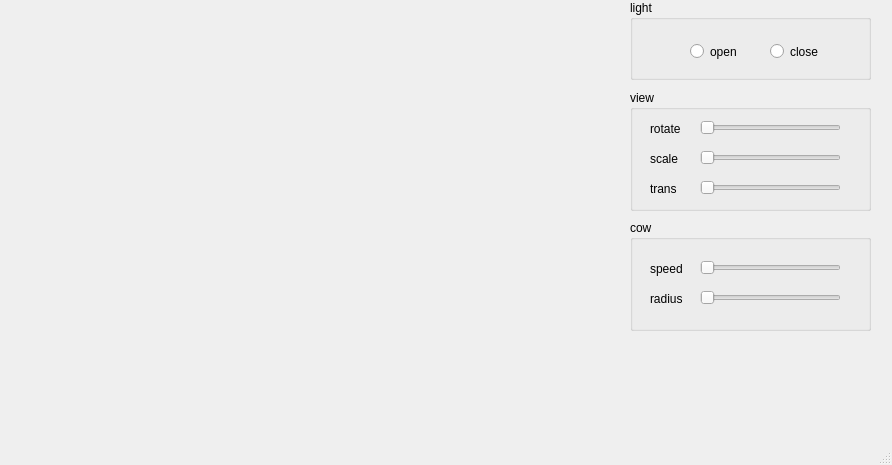
<?xml version="1.0" encoding="UTF-8"?>
<ui version="4.0">
 <class>MainWindow</class>
 <widget class="QMainWindow" name="MainWindow">
  <property name="geometry">
   <rect>
    <x>0</x>
    <y>0</y>
    <width>892</width>
    <height>465</height>
   </rect>
  </property>
  <property name="windowTitle">
   <string>MainWindow</string>
  </property>
  <widget class="QWidget" name="centralwidget">
   <widget class="MyQGLWidget" name="qglwidget" native="true">
    <property name="geometry">
     <rect>
      <x>0</x>
      <y>0</y>
      <width>601</width>
      <height>551</height>
     </rect>
    </property>
   </widget>
   <widget class="QGroupBox" name="groupBox_view">
    <property name="geometry">
     <rect>
      <x>630</x>
      <y>90</y>
      <width>241</width>
      <height>121</height>
     </rect>
    </property>
    <property name="title">
     <string>view</string>
    </property>
    <widget class="QLabel" name="label">
     <property name="geometry">
      <rect>
       <x>20</x>
       <y>60</y>
       <width>67</width>
       <height>17</height>
      </rect>
     </property>
     <property name="text">
      <string>scale</string>
     </property>
    </widget>
    <widget class="QSlider" name="SliderScale">
     <property name="geometry">
      <rect>
       <x>70</x>
       <y>60</y>
       <width>141</width>
       <height>16</height>
      </rect>
     </property>
     <property name="orientation">
      <enum>Qt::Horizontal</enum>
     </property>
    </widget>
    <widget class="QLabel" name="label_3">
     <property name="geometry">
      <rect>
       <x>20</x>
       <y>30</y>
       <width>67</width>
       <height>17</height>
      </rect>
     </property>
     <property name="text">
      <string>rotate</string>
     </property>
    </widget>
    <widget class="QSlider" name="SliderRotate">
     <property name="geometry">
      <rect>
       <x>70</x>
       <y>30</y>
       <width>141</width>
       <height>16</height>
      </rect>
     </property>
     <property name="orientation">
      <enum>Qt::Horizontal</enum>
     </property>
    </widget>
    <widget class="QSlider" name="SliderTrans">
     <property name="geometry">
      <rect>
       <x>70</x>
       <y>90</y>
       <width>141</width>
       <height>16</height>
      </rect>
     </property>
     <property name="orientation">
      <enum>Qt::Horizontal</enum>
     </property>
    </widget>
    <widget class="QLabel" name="label_6">
     <property name="geometry">
      <rect>
       <x>20</x>
       <y>90</y>
       <width>67</width>
       <height>17</height>
      </rect>
     </property>
     <property name="text">
      <string>trans</string>
     </property>
    </widget>
   </widget>
   <widget class="QGroupBox" name="groupBox_light">
    <property name="geometry">
     <rect>
      <x>630</x>
      <y>0</y>
      <width>241</width>
      <height>80</height>
     </rect>
    </property>
    <property name="title">
     <string>light</string>
    </property>
    <widget class="QRadioButton" name="radioButton1">
     <property name="geometry">
      <rect>
       <x>60</x>
       <y>40</y>
       <width>112</width>
       <height>23</height>
      </rect>
     </property>
     <property name="text">
      <string>open</string>
     </property>
    </widget>
    <widget class="QRadioButton" name="radioButton2">
     <property name="geometry">
      <rect>
       <x>140</x>
       <y>40</y>
       <width>112</width>
       <height>23</height>
      </rect>
     </property>
     <property name="text">
      <string>close</string>
     </property>
    </widget>
   </widget>
   <widget class="QGroupBox" name="groupBox_cow">
    <property name="geometry">
     <rect>
      <x>630</x>
      <y>220</y>
      <width>241</width>
      <height>111</height>
     </rect>
    </property>
    <property name="title">
     <string>cow</string>
    </property>
    <widget class="QSlider" name="SliderSpeed">
     <property name="geometry">
      <rect>
       <x>70</x>
       <y>40</y>
       <width>141</width>
       <height>16</height>
      </rect>
     </property>
     <property name="orientation">
      <enum>Qt::Horizontal</enum>
     </property>
    </widget>
    <widget class="QLabel" name="label_7">
     <property name="geometry">
      <rect>
       <x>20</x>
       <y>40</y>
       <width>67</width>
       <height>17</height>
      </rect>
     </property>
     <property name="text">
      <string>speed</string>
     </property>
    </widget>
    <widget class="QSlider" name="SliderRadius">
     <property name="geometry">
      <rect>
       <x>70</x>
       <y>70</y>
       <width>141</width>
       <height>16</height>
      </rect>
     </property>
     <property name="orientation">
      <enum>Qt::Horizontal</enum>
     </property>
    </widget>
    <widget class="QLabel" name="label_8">
     <property name="geometry">
      <rect>
       <x>20</x>
       <y>70</y>
       <width>67</width>
       <height>17</height>
      </rect>
     </property>
     <property name="text">
      <string>radius</string>
     </property>
    </widget>
   </widget>
  </widget>
  <widget class="QMenuBar" name="menubar">
   <property name="geometry">
    <rect>
     <x>0</x>
     <y>0</y>
     <width>892</width>
     <height>22</height>
    </rect>
   </property>
  </widget>
  <widget class="QStatusBar" name="statusbar"/>
 </widget>
 <customwidgets>
  <customwidget>
   <class>MyQGLWidget</class>
   <extends>QWidget</extends>
   <header>myqglwidget.h</header>
   <container>1</container>
  </customwidget>
 </customwidgets>
 <resources/>
 <connections/>
</ui>
